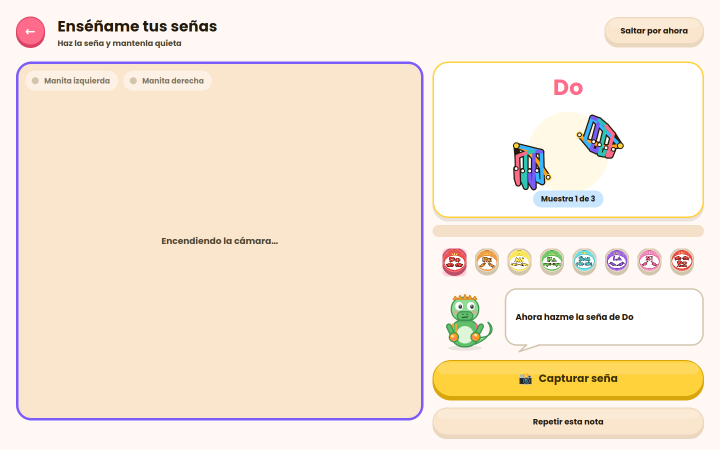
#> input picture 09_Imagenes/capturas_app/06_calibracion.png, 1440 x 900 px (shown at 1/2 size)
$ python figuras_unico.py
#> lines starting #> are read from the running program, lines starting #| are printed output that depends on the picture
"""Figuras del artículo único: flujo PRISMA con las cifras reales del corpus del proyecto y composición de capturas de la aplicación."""
from pathlib import Path
import matplotlib
matplotlib.use("Agg")
import matplotlib.pyplot as plt
from matplotlib.patches import FancyBboxPatch
from PIL import Image

FIG = Path(__file__).resolve().parent.parent / "articulo" / "fig"
CAP = Path(__file__).resolve().parents[2] / "09_Imagenes" / "capturas_app"
plt.rcParams.update({"font.family": "DejaVu Sans"})

# ---------------- PRISMA (cifras de 04_Datos/bibliometria/resultados/informe_bibliometrico_corpus.md)
fig, ax = plt.subplots(figsize=(6.6, 6.4)); ax.axis("off"); ax.set_xlim(0, 10); ax.set_ylim(-0.2, 10.8)
AZ, RJ, GR = ("#EAF1F8", "#1F4E79"), ("#FDECEA", "#B03A2E"), ("#F3F3F3", "#555555")


def caja(x, y, w, h, t, c, fs=7.6):
    ax.add_patch(FancyBboxPatch((x, y), w, h, boxstyle="round,pad=0.02", fc=c[0], ec=c[1], lw=1))
    ax.text(x + w / 2, y + h / 2, t, ha="center", va="center", fontsize=fs)


def flecha(x1, y1, x2, y2):
    ax.annotate("", xy=(x2, y2), xytext=(x1, y1), arrowprops=dict(arrowstyle="-|>", lw=.9))


for t, y in (("IDENTIFICACIÓN", 8.9), ("CRIBADO", 6.2), ("ELEGIBILIDAD", 3.5), ("INCLUSIÓN", 0.6)):
    ax.text(0.15, y + .5, t, rotation=90, va="center", fontsize=7, weight="bold")
caja(1, 8.5, 5.0, 1.9, "Archivos obtenidos con las dos ecuaciones de\nScopus y con artículos de método\nn = 226 (218 PDF y 4 ZIP con 8 PDF)", AZ)
caja(6.4, 8.5, 3.4, 1.9, "Conteo de resultados de\ncada ecuación en Scopus:\nno se registró", GR, 7.2)
flecha(3.5, 8.5, 3.5, 7.6)
caja(1, 6.0, 5.0, 1.5, "Documentos únicos clasificados\nn = 189", AZ)
caja(6.4, 6.4, 3.4, 1.2, "Duplicados eliminados\n(copias idénticas)\nn = 37", RJ, 7.4)
flecha(6.0, 7.0, 6.4, 7.0)
flecha(3.5, 6.0, 3.5, 5.1)
caja(1, 3.5, 5.0, 1.5, "Evaluados por su relación con el proyecto\n(categorías A, B y C)  n = 148", AZ)
caja(6.4, 5.0, 3.4, 1.2, "Marginales (D),\nexcluidos\nn = 41", RJ, 7.4)
flecha(6.0, 5.6, 6.4, 5.6)
flecha(3.5, 3.5, 3.5, 2.6)
caja(6.4, 3.0, 3.4, 1.7, "Método o contexto (C),\nsin uso directo en la\ncomparación  n = 61", RJ, 7.2)
flecha(6.0, 4.0, 6.4, 3.9)
caja(1, 0.6, 5.0, 1.9, "Incluidos en la síntesis cualitativa\nn = 87\nNúcleo (A): 22  ·  Relevantes (B): 65", ("#E8F5E9", "#2E7D32"))
caja(6.4, 0.6, 3.4, 1.9, "22 documentos del núcleo\ncon lectura profunda\ny ficha de resumen", GR, 7.2)
flecha(6.0, 1.55, 6.4, 1.55)
fig.savefig(FIG / "prisma_hsk.png", dpi=300, bbox_inches="tight"); plt.close(fig)
#> after `fig.savefig(FIG / 'prisma_hsk.png', dpi=300, bbox_inches='tight')`:
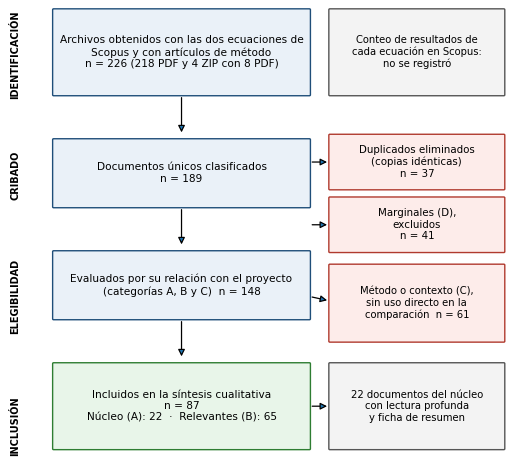
#> figure drawn by matplotlib, 1 panel

# ---------------- capturas de la aplicación (2 x 2)
nombres = [("06_calibracion.png", "(a) Calibración"), ("11_ejercicio.png", "(b) Ejercicio guiado"), ("13_canciones.png", "(c) Canciones"), ("07_progreso.png", "(d) Progreso del niño")]
W, H = 720, 450
lienzo = Image.new("RGB", (W * 2 + 30, (H + 38) * 2), "white")
#> lienzo: PIL image 1470x976 RGB; every value is 255
fig2, axs = plt.subplots(2, 2, figsize=(7.2, 4.9))
for a, (f, t) in zip(axs.ravel(), nombres):
    a.imshow(Image.open(CAP / f)); a.set_title(t, fontsize=8, pad=3); a.axis("off")
fig2.tight_layout(pad=0.4); fig2.savefig(FIG / "capturas_app.png", dpi=220); plt.close(fig2)
#> after `fig2.tight_layout(pad=0.4)`:
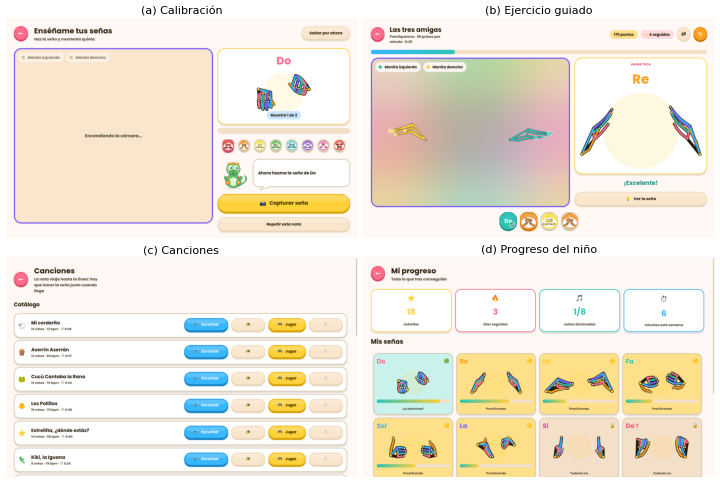
#> figure drawn by matplotlib, 4 panels
print("figuras ok")
